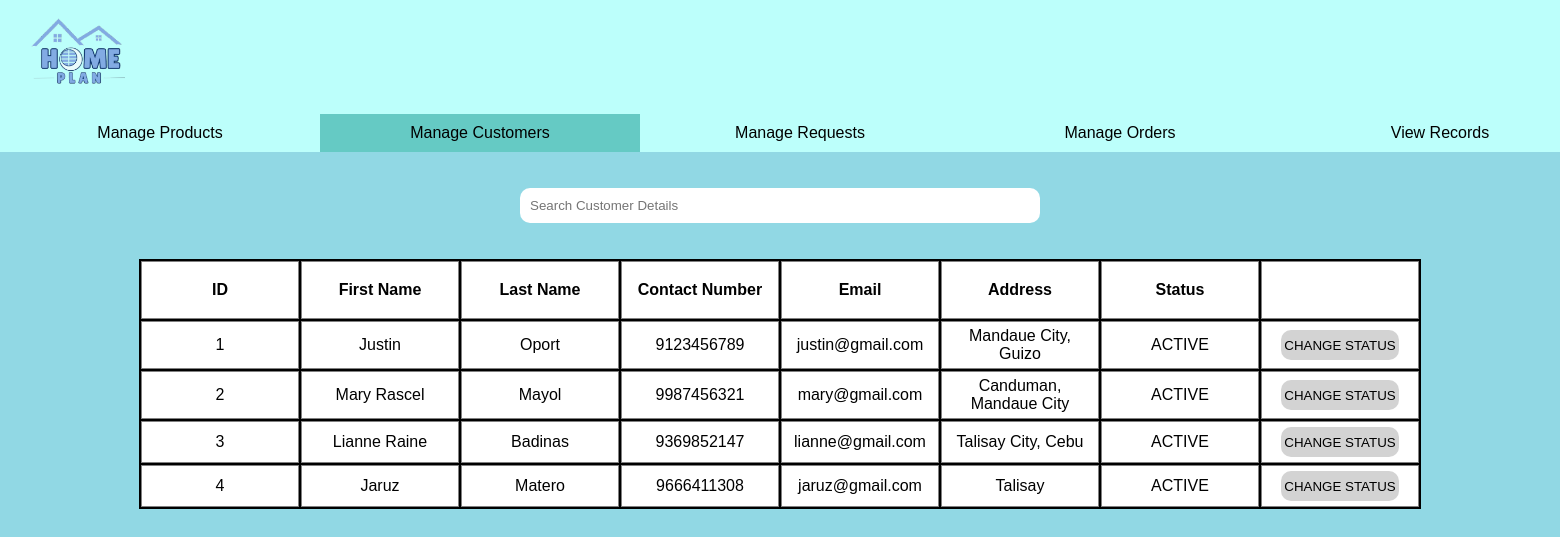
Page /admin-manage-customers.php on the earlier database version.
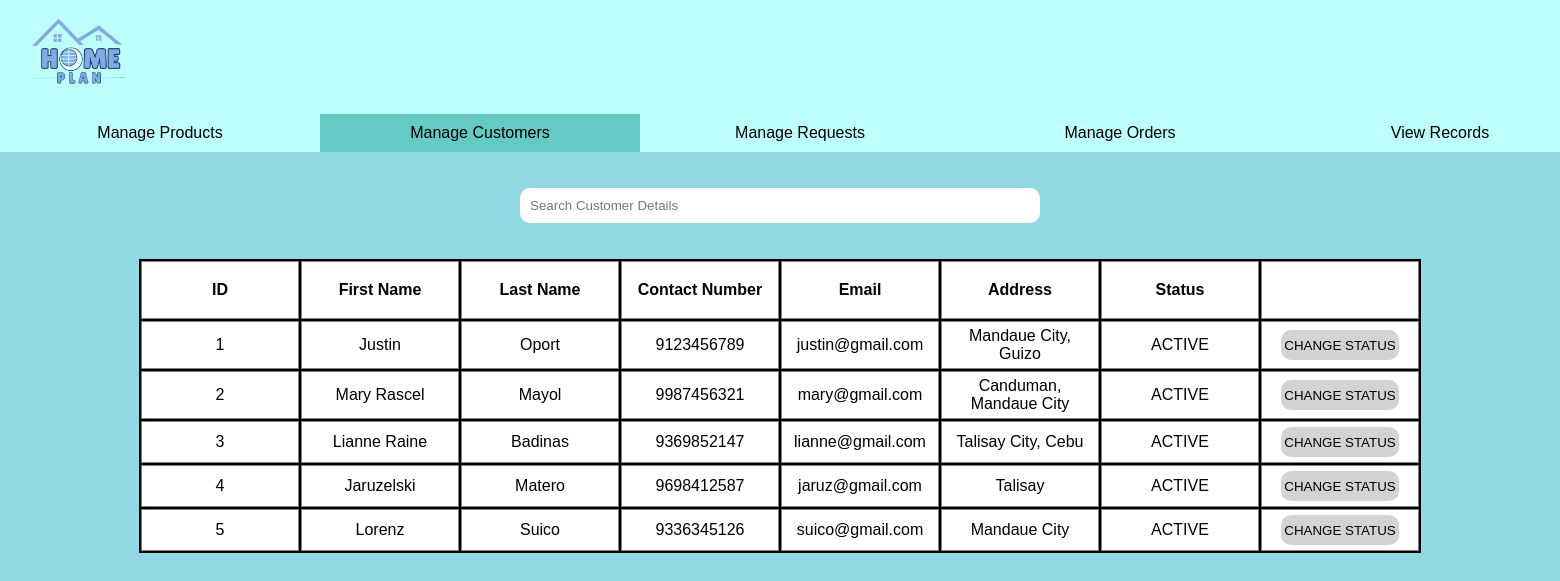
Same page on the later database version.
### tables this page shows
CREATE TABLE `customers` (
  `ID` int(8) NOT NULL,
  `USER_IMG` varchar(100) NOT NULL,
  `USER_TYPE` enum('CUSTOMER','ADMIN') NOT NULL DEFAULT 'CUSTOMER',
  `USER_FIRST_NAME` varchar(100) NOT NULL,
  `USER_LAST_NAME` varchar(100) NOT NULL,
  `USER_CONTACT_NUMBER` bigint(11) NOT NULL,
  `USER_EMAIL` varchar(100) NOT NULL,
  `USER_PASSWORD` varchar(100) NOT NULL,
  `USER_ADDRESS` varchar(100) NOT NULL,
  `USER_STATUS` enum('ACTIVE','INACTIVE') NOT NULL DEFAULT 'ACTIVE'
);

### admin-manage-customers.php (the view, shortened to what this page needs)
<?php
$serverName = "localhost";
$username = "root";
$password = "";
$dbName = "cis2104_finalproject_db";
$est_conn = mysqli_connect($serverName, $username, $password, $dbName);
$query = "SELECT * FROM `customers`";
$result = mysqli_query($est_conn, $query);
?>
<!DOCTYPE html>
<html lang="en">
<head>
    <link rel="stylesheet" href="CSS_Files/admin-style.css">
</head>
<body>
    <header>
    <div class="title_bar">
        <img src="images/logo/admin_logo.png" alt="" id="logo" height="100" width="150">
    </div>
    <nav>
        <ul>
                <a href="./admin-manage-products.php"><li>Manage Products</li></a>
                <a href="#" ><li id="active_tab">Manage Customers</li></a>
                <a href="./admin-manage-requests.php"><li>Manage Requests</li></a>
                <a href="./admin-manage-orders.php"><li>Manage Orders</li></a>
                <a href="./admin-view-records.php"><li>View Records</li></a>
        </ul>
    </nav>
    </header>
    <br><br>
    <center>
        <input type="text" name="" id="findCustomer" placeholder="Search Customer Details">
    </center>
    <br><br>
    <center>
    <table id="displayTable" style="background-color: black;">
        <thead>
            <tr>
                <th class="table_rows">ID</th>
                <th class="table_rows">First Name</th>
                <th class="table_rows">Last Name</th>
                <th class="table_rows">Contact Number</th>
                <th class="table_rows">Email</th>
                <th class="table_rows">Address</th>
                <th class="table_rows">Status</th>
                <th class="table_rows"></th>
            </tr>
         </thead>
         <tbody>
            <?php while($row = mysqli_fetch_assoc($result)){ ?>
                <tr>
                    <td class="table_data"> <?php echo $row['ID'] ?> </td>
                    <td class="table_data"> <?php echo $row['USER_FIRST_NAME'] ?> </td>
                    <td class="table_data"> <?php echo $row['USER_LAST_NAME'] ?> </td>
                    <td class="table_data"> <?php echo $row['USER_CONTACT_NUMBER'] ?> </td>
                    <td class="table_data"> <?php echo $row['USER_EMAIL'] ?> </td>
                    <td class="table_data"> <?php echo $row['USER_ADDRESS'] ?> </td>
                    <td class="table_data"> <?php echo $row['USER_STATUS'] ?> </td>
                    <td class="table_data"><button class="statBtn" onclick="statChange(<?php echo $row['ID'] ?>)">CHANGE STATUS</button></td>
                </tr>
            <?php } ?>
         </tbody>
    </table>
    </center>
</body>
</html>

Differences in the rows shown:
changed customers "Matero": USER_FIRST_NAME "Jaruz" → "Jaruzelski"; USER_CONTACT_NUMBER "9666411308" → "9698412587"
added customers: ID "5", USER_FIRST_NAME "Lorenz", USER_LAST_NAME "Suico", USER_CONTACT_NUMBER "9336345126", USER_EMAIL "suico@gmail.com", USER_ADDRESS "Mandaue City", USER_STATUS "ACTIVE"
